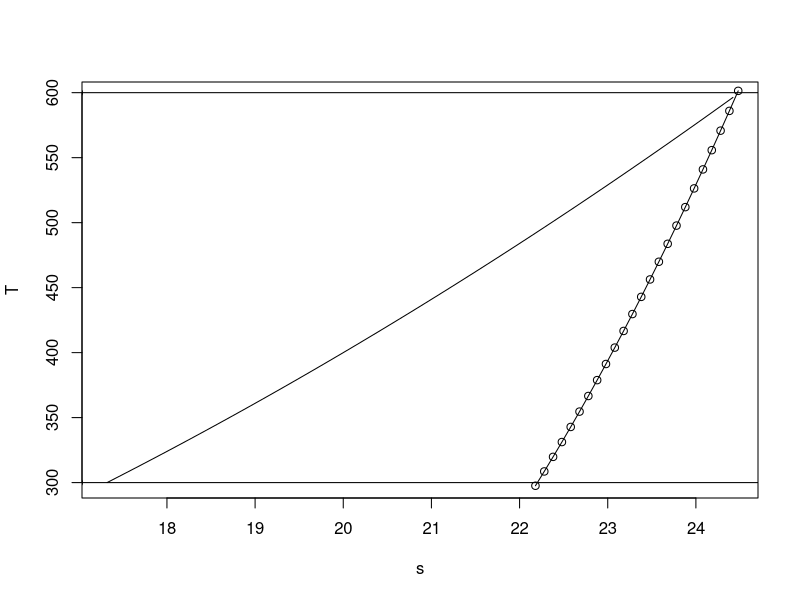

The R script that drew this image:
# page no: 282

cp = 1.005;
R = 0.287;
V1 = 1.2;
p1 = 1*10^5;
p2 = p1;
T1 = 300;
T2 = 600;
T3 = T1;
p1 = 1*10^5;
cv = cp-R;
m = p1*V1/R/1000/T1;
Q = m*R*(T2-T1);
print(Q)
dS_12 = m*cp*log(T2/T1);
dS_23 = m*(cp-R)*log(T3/T2);
dS_overall = dS_12+dS_23;
print(dS_overall)
s = seq(sqrt(300),sqrt(600),by=0.1);
T = s^2;
plot(s,T,type='l')
s = seq(22.18,sqrt(600),by=0.1);
T = 10*(s-16.725)^2;
lines(s,T,type='o')
s = c(17, 25);
T = c(600, 600);
lines(s,T,type='o')
s = c(17, 25);
T = c(300, 300);
lines(s,T,type='o')
